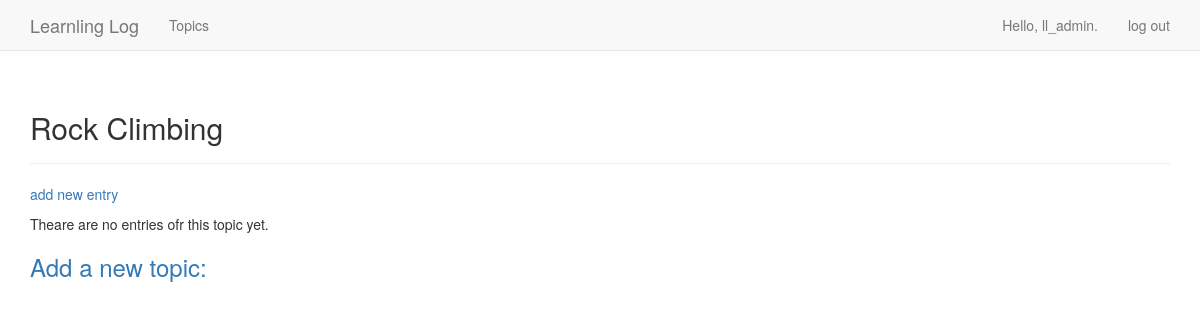
The page /topics/2/ (signed in) on the database as committed earlier.
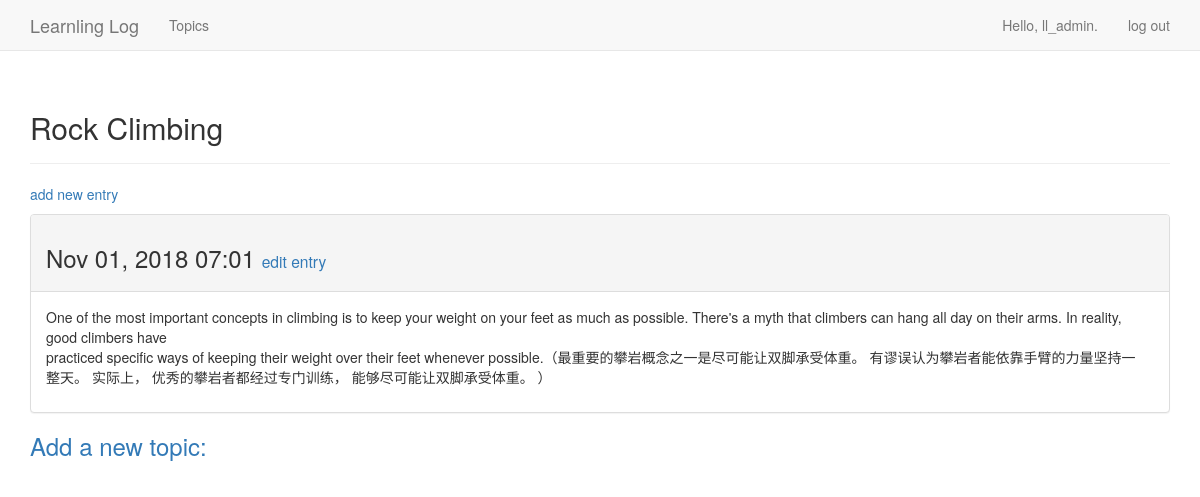
The same page on the database as committed later.
### learning_logs/models.py (models this page shows, shortened)
class Entry(models.Model):
    topic = models.ForeignKey(Topic,on_delete=models.CASCADE,)
    text = models.TextField()
    date_added = models.DateTimeField(auto_now_add=True)
    class Meta:
        verbose_name_plural = 'entries'

### learning_logs/views.py (the view)
# urls.py: url(r'^topics/(?P<topic_id>\d+)/$',views.topic,name = 'topic'),
@login_required
def topic(request,topic_id):
    topic = Topic.objects.get(id=topic_id)
    if topic.owner != request.user:
        raise Http404
    entries = topic.entry_set.order_by('-date_added')
    context = {'topic':topic,'entries':entries}
    return render(request,'learning_logs/topic.html',context)

### learning_logs/models.py (called while the page is built)
    def  __str__(self):
        return self.text

### learning_logs/templates/learning_logs/topic.html
{% extends 'learning_logs/base.html' %}
{% block header %}
<h2>{{ topic }}</h2>
{% endblock header %}
{% block content %}
<p>
    <a href="{% url 'learning_logs:new_entry' topic.id %}">add new entry</a>
</p>
{% for entry in entries %}
<div class="panel panel-default">
    <div class="panel-heading">
        <h3>
            {{ entry.date_added|date:'M d, Y H:i' }}
            <small>
                <a href="{% url 'learning_logs:edit_entry' entry.id %}">
                    edit entry</a>
            </small>
        </h3>
    </div>
    <div class="panel-body">
        {{ entry.text|linebreaks }}
    </div>
</div>
{% empty %}
Theare are no entries ofr this topic yet.
{% endfor %}
<h3>
    <a href="{% url 'learning_logs:new_topic' %}">Add a new topic:</a>
</h3>
{% endblock content %}

Rows that differ between the two databases and show on the page:
added Entry: date_added "Nov 01, 2018 07:01", text "One of the most important concepts in climbing is to keep your weight on your feet as much as possible. There's a myth that climbers can hang all day on their arms. In reality, good climbers have practiced specific ways of keeping their weight over their feet whenever possible.（最重要的攀岩概念之一是尽可能让双脚承受体重。 有谬误认为攀岩者能依靠手臂的力量坚持一 整天。 实际上， 优秀的攀岩者都经过专门训练， 能够尽可能让双脚承受体重。 ）"
Other text that changed with them:
text no longer shown: "Theare are no entries ofr this topic yet."
